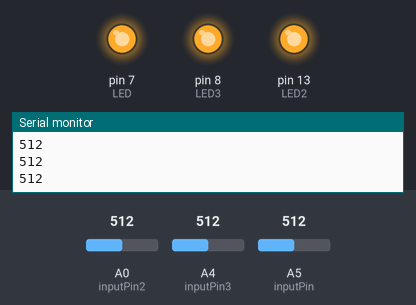
This sketch was run on a simulated Arduino Uno, built with avr-gcc and run on an emulated ATmega328P. On the bench: output pins drawn as LEDs (lit = HIGH), the last lines printed to the serial monitor. Inputs (shaded band) come from the test bench; at power-on: A4 (inputPin3) = 512, A0 (inputPin2) = 512, A5 (inputPin) = 512.

Above: at 1.2 s.
1.3 s: A4 (inputPin3) set to 640
2.8 s: A4 (inputPin3) set to 668
At 3.8 s:
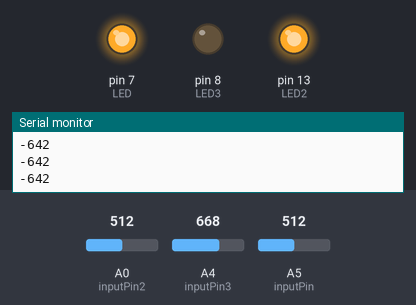
4.4 s: A0 (inputPin2) set to 648
5.9 s: A0 (inputPin2) set to 668
At 6.4 s:
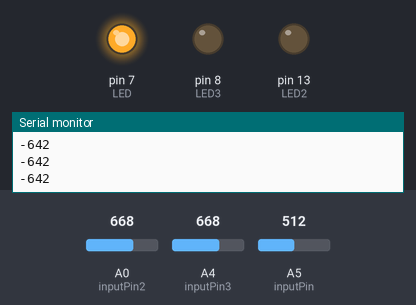
7.5 s: A5 (inputPin) set to 648
9.0 s: A5 (inputPin) set to 665
At 10.5 s:
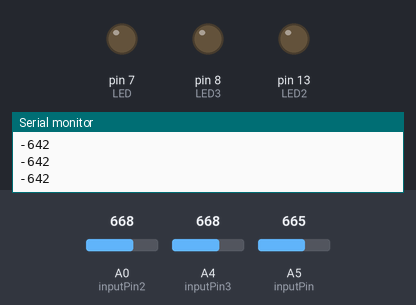
Timing chart, 0 to 11.6 s (numbered marks = the images above; inputs shaded):
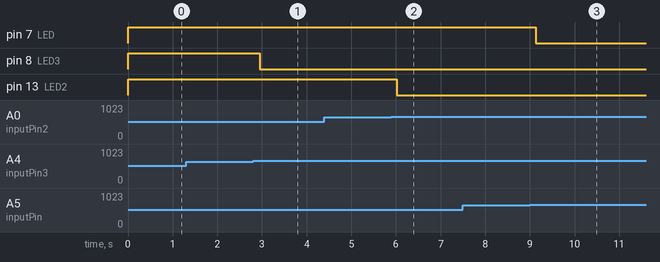

Measured:
- the behaviour switches between 655 and 656 on A4 (inputPin3) (found by bisection; images 0 and 1)
- the behaviour switches between 655 and 656 on A0 (inputPin2) (found by bisection; images 1 and 2)
- the behaviour switches between 655 and 656 on A5 (inputPin) (found by bisection; images 2 and 3)
- after the input at 2.8 s, pin 8 (LED3): HIGH → LOW after 0.15 s
- after the input at 5.9 s, pin 13 (LED2): HIGH → LOW after 0.12 s
- after the input at 9.0 s, pin 7 (LED): HIGH → LOW after 0.13 s

The sketch:

photodiode_and_led.ino
```cpp
int LED = 7;
int LED2 = 13;
int LED3 = 8;

const int numReadings = 50;
int readings[numReadings];      // the readings from the analog input
int readIndex = 0;              // the index of the current reading
int total = 0;                  // the running total
int average = 0;                // the average

int readings2[numReadings];      // the readings from the analog input
int readIndex2 = 0;              // the index of the current reading
int total2 = 0;                  // the running total
int average2 = 0;                // the average

int readings3[numReadings];      // the readings from the analog input
int readIndex3 = 0;              // the index of the current reading
int total3 = 0;                  // the running total
int average3 = 0;                // the average

int inputPin = A5;
int inputPin2 = A0;
int inputPin3 = A4;

void setup() {
  pinMode(LED,OUTPUT);
  pinMode(LED2,OUTPUT);
  pinMode(LED3,OUTPUT);
  Serial.begin(9600);
  for (int i(0); i < numReadings; i++) {
    readings[i] = 0;
    readings2[i] = 0;
    readings3[i] = 0;
  }
}

void loop() {
  total = total - readings[readIndex];
  readings[readIndex] = analogRead(inputPin);
  total = total + readings[readIndex];
  readIndex = readIndex + 1;
  if (readIndex >= numReadings) {
    readIndex = 0;
  }

  average = total / numReadings;
  //Serial.println(average);
  if (average >= 70) {
    digitalWrite(LED,HIGH);
  }
  else {
    digitalWrite(LED,LOW);
  }

  total2 = total2 - readings2[readIndex2];
  readings2[readIndex2] = analogRead(inputPin2);
  total2 = total2 + readings2[readIndex2];
  readIndex2 = readIndex2 + 1;
  if (readIndex2 >= numReadings) {
    readIndex2 = 0;
  }

  average2 = total2 / numReadings;
  //Serial.println(average2);
  if (average2 >= 70) {
    digitalWrite(LED2,HIGH);
  }
  else {
    digitalWrite(LED2,LOW);
  }

  total3 = total3 - readings3[readIndex3];
  readings3[readIndex3] = analogRead(inputPin3);
  total3 = total3 + readings3[readIndex3];
  readIndex3 = readIndex3 + 1;
  if (readIndex3 >= numReadings) {
    readIndex3 = 0;
  }

  average3 = total3 / numReadings;
  Serial.println(average3);
  if (average3 >= 70) {
    digitalWrite(LED3,HIGH);
  }
  else {
    digitalWrite(LED3,LOW);
  }
  delay(1);        // delay in between reads for stability
}

/*
  5.6M 180 (low 160, ambience 165, high 190, side angle 180)
  10M (low 290, ambience 297, high 350, side angle 315)
  */
```
